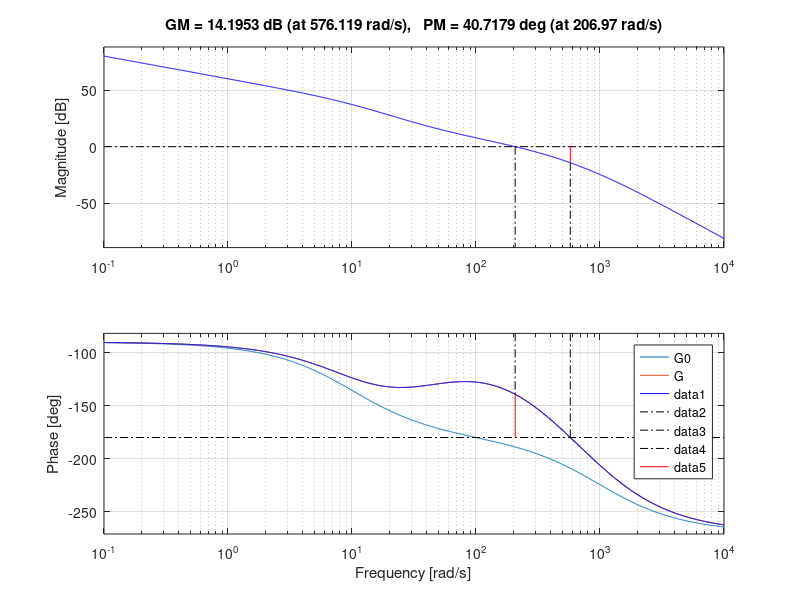

Source code (MATLAB):
% 例1 频域法有源超前校正装置设计
num=1000;
den=conv([1,0],conv([0.1,1],[0.001,1]));
G0=tf(num,den); %未校正系统的开环传函

[Gm,Pm,Wcg,Wcp]=margin(G0); %未校正系统的频域性能指标
w=0.1:0.1:10000; %确定频率采样的间隔值
[mag, phase]=bode(G0,w); %计算对数幅频响应值
magdb=20*log(mag);
phim1=45;
deta=8;
phim=phim1-Pm+deta; %确定相位超前角
bita=(1-sin(phim*pi/180))/(1+sin(phim*pi/180)); %确定β值

n=find(magdb+10*log10(1/bita)<=0.0001);
%find()函数找出满足该式的magdb向量所有下标值e
wc=w(n(1)); %取第1项为wc是为了最大限度利用超前相位量
w1=wc*sqrt(bita);
w2=wc/sqrt(bita);%确定校正装置的两个转折频率←
numc=[1/w1, 1];
denc=[1/w2,1]; %令k=1,确定校正装置的传递函数~
Gc=tf(numc, denc); %校正后系统的开环传递函数
G=Gc*G0;
[Gmc, Pmc, Wcgc, Wcpc]=margin(G);
%校正前后系统的频域性能指标
GmcdB=20*log10(Gmc);

disp('校正装置的传递函数和校正后系统的开环传递函数'),Gc,G
disp('校正后系统的频域性能指标h,gama,wc'),[GmcdB,Pmc,Wcpc],
disp('校正装置的参数T和bita值'),T=1/w1;[T,bita],
%绘制校正前和校正后的伯德图
bode(G0, G);
%在同一窗口显示校正后的频域指标
hold on,margin(G)
